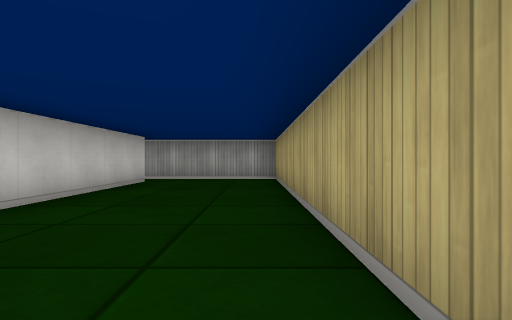
view 1 (above)

16 first-person views from a walk through a cub3D ray-caster map. The camera is about half as high as the walls, looks level and sees 75° across. The floor is counted in squares. Each view is taken from the middle of a square. On the plan, view 1 faces up. The plan holds only what a view shows up to about 9 squares ahead; the rest is blank.

view 2
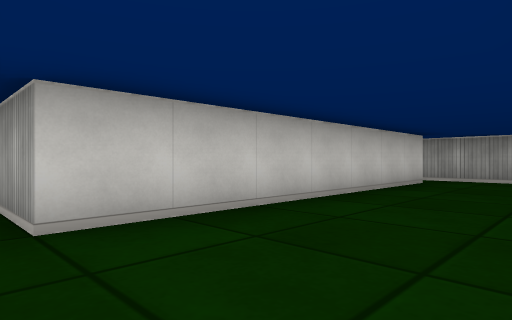

view 3
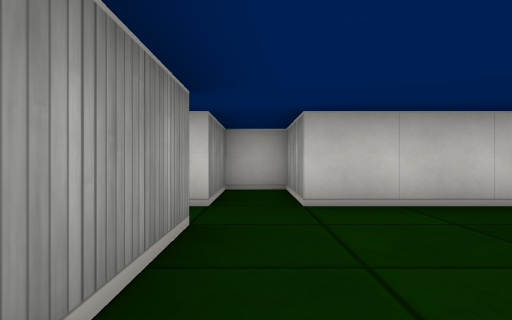

view 4
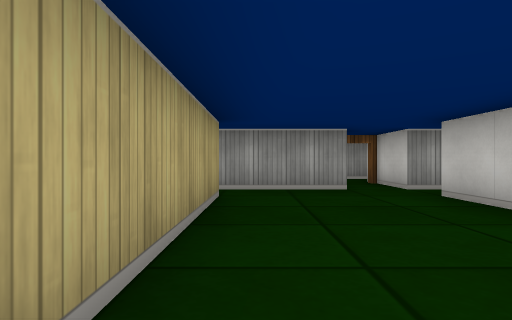

view 5
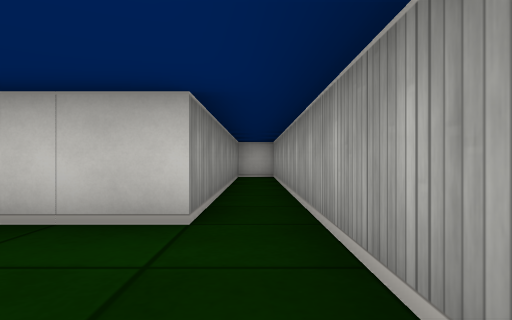

view 6
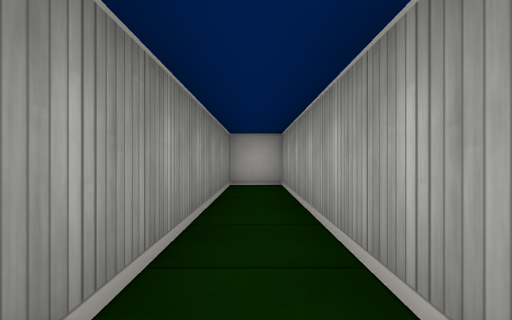

view 7
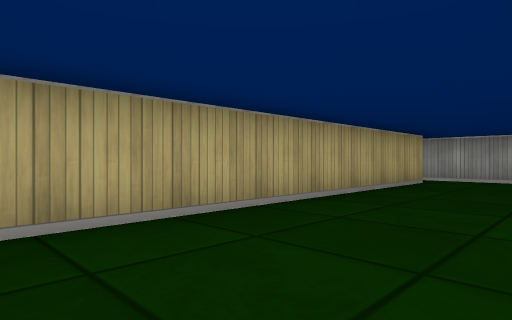

view 8
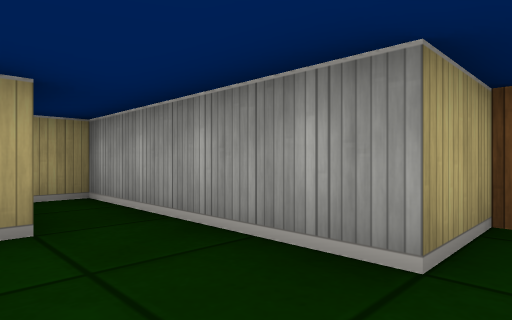

view 9
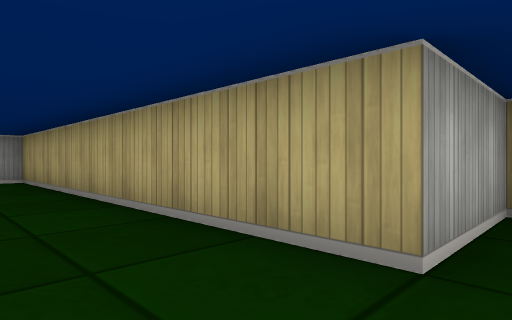

view 10
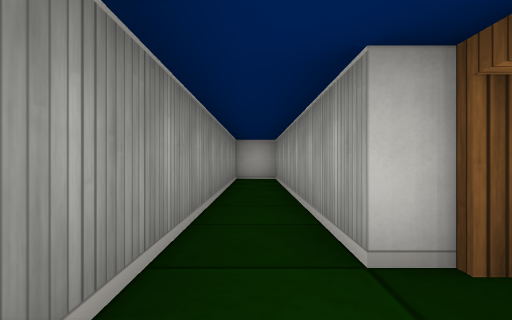

view 11
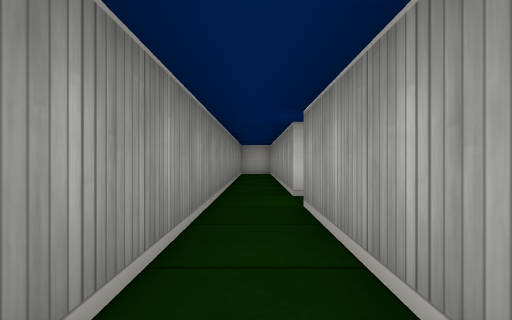

view 12
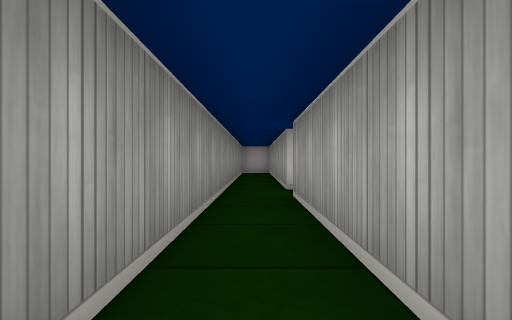

view 13
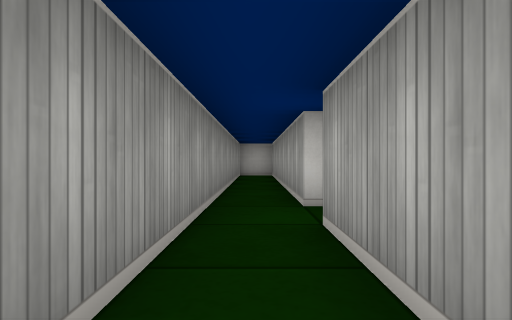

view 14
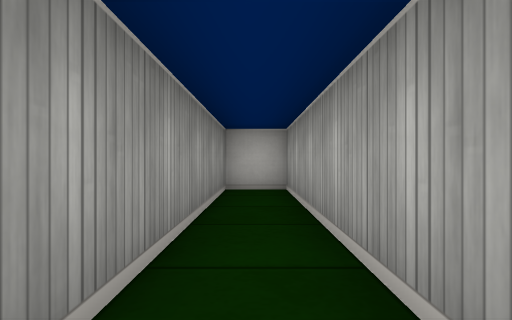

view 15
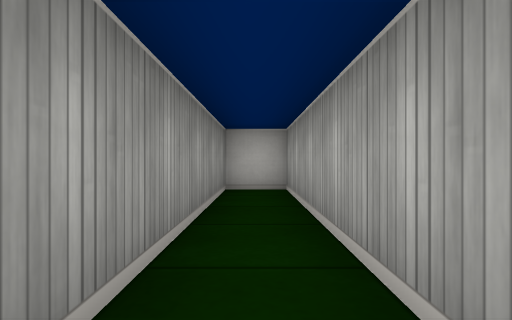

view 16
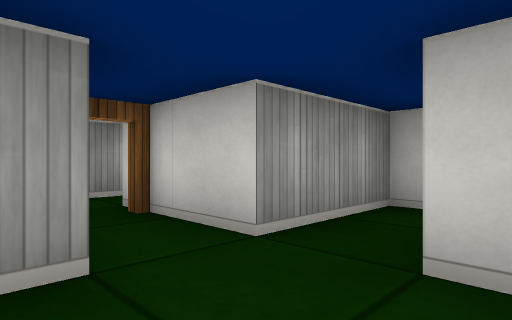

### Floor plan
Points are (right, up) in squares from view 1. A wall is a line through its corners. A room is listed if a view was taken in it or the views show most of it. See-through windows are left out.
Room 1 (views 1, 2, 3, 4, 5, 6, 7, 8, 9, 15, 16)
walls: (-1.5, -2) (-1.5, -0.5) (2.5, -0.5) (2.5, 0.5) (0.5, 0.5) (0.5, 8.5) (-9.5, 8.5) (-9.5, 7.5) (-2.5, 7.5) (-2.5, 0.5) (-4.5, 0.5) (-4.5, -0.5) (-2.5, -0.5) (-2.5, -2.5)
ways out: open door at (-2, -2) to room 2
Room 2 (views 10, 11, 12, 13, 14)
walls: (2.4, -2.5) (-1.5, -2.5); (-2.5, -2.5) (-9.5, -2.5) (-9.5, -3.5) (2.4, -3.5)
ways out: open door at (-2, -2) to room 1

Where each view was taken, in squares from view 1:
view 1: 0 up, 0 right, facing up
view 2: 0 up, 0 right, facing up-left
view 3: 0 up, 1 right, facing left
view 4: 5 up, 0 right, facing down
view 5: 8 up, 0 right, facing left
view 6: 8 up, 3 left, facing left
view 7: 8 up, 2 left, facing down-right
view 8: 1 up, 2 left, facing down-right
view 9: 0 up, 1 left, facing up-right
view 10: 3 down, 1 left, facing left
view 11: 3 down, 2 right, facing left
view 12: 3 down, 3 right, facing left
view 13: 3 down, 1 right, facing left
view 14: 3 down, 4 left, facing left
view 15: 8 up, 4 left, facing left
view 16: 1 up, 1 left, facing down-left
